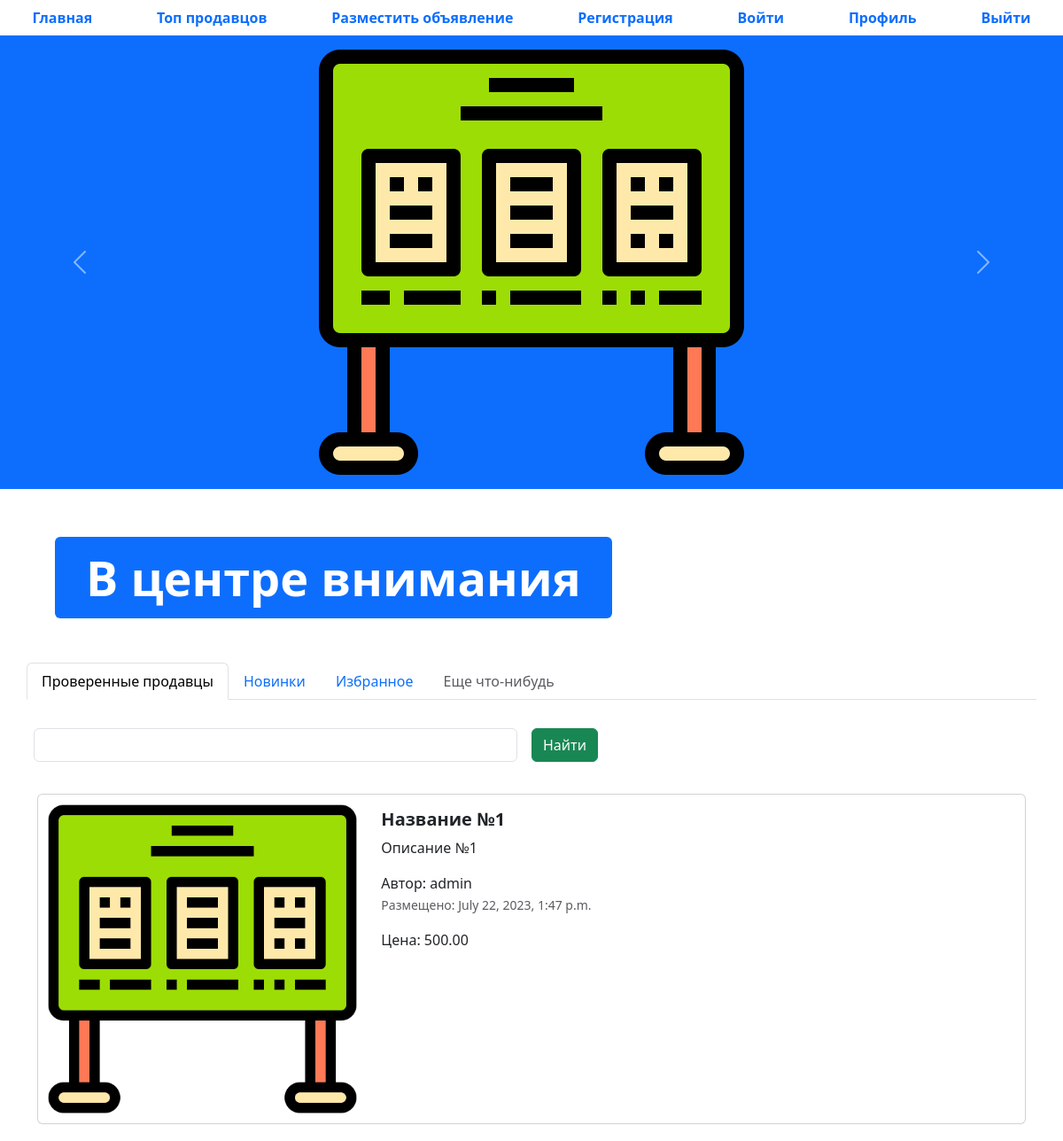
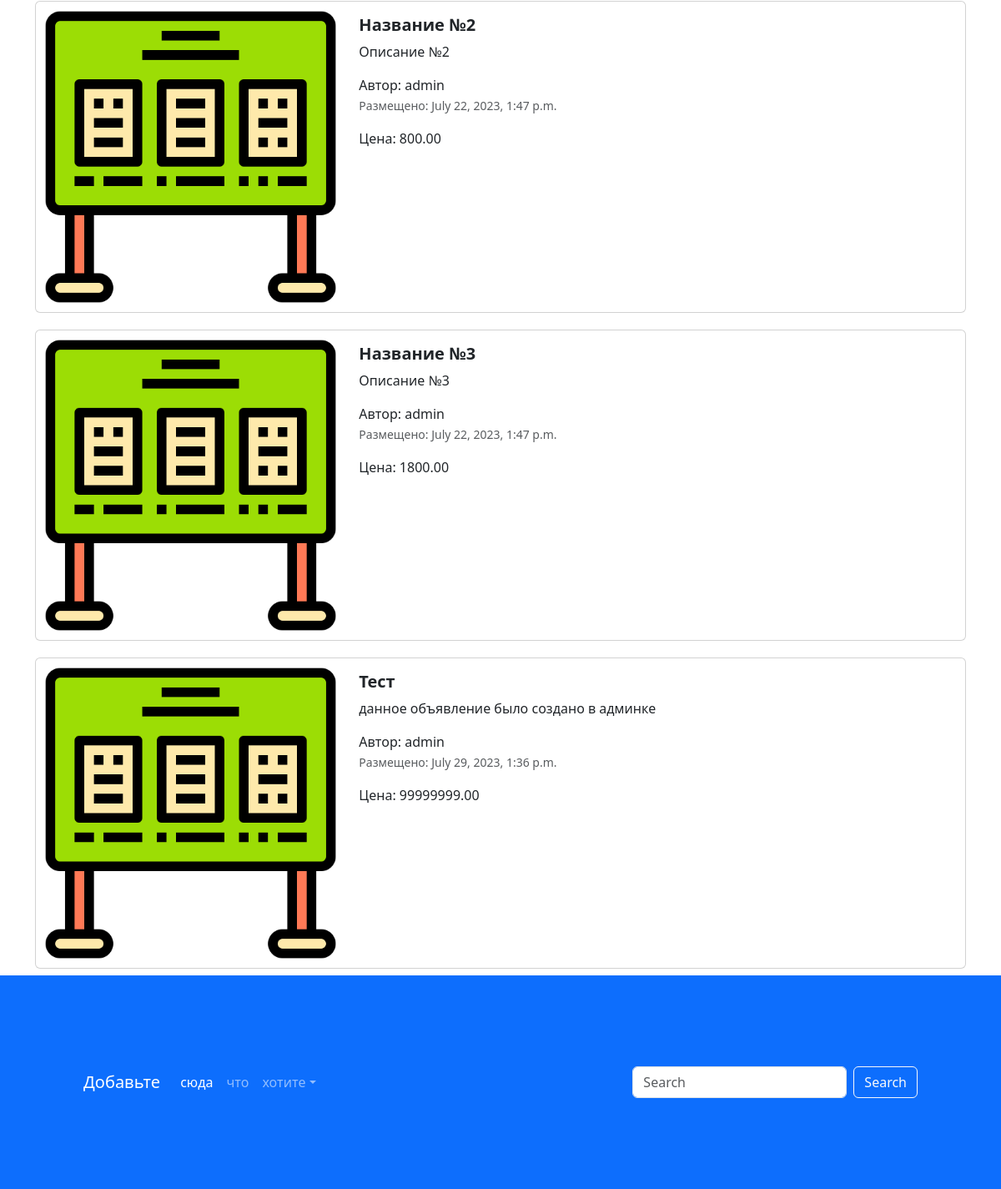
The page / on the database its author committed (2 pictures, top to bottom).
### app_advertisements/models.py (models this page shows, shortened)
class Advertisement(models.Model):
    title = models.CharField(verbose_name='заголовок', max_length=128)
    description = models.TextField('описание')
    price = models.DecimalField('цена', max_digits=10, decimal_places=2)
    auction = models.BooleanField('торг', help_text='отметьте, если торг уместен')
    created_at = models.DateTimeField(auto_now_add=True)
    updated_at = models.DateTimeField(auto_now=True)
    image = models.ImageField('ссылка на изображение', upload_to='advertisements/')
    user = models.ForeignKey(User, verbose_name='Пользователь', on_delete=models.CASCADE)
    class Meta:
        db_table = "advertisements"

### app_advertisements/views.py (the view)
# urls.py: path('', index, name='main-page'),
def index(request):
    advertisements = Advertisement.objects.all()
    context = {'advertisements': advertisements}
    return render(request, 'index.html', context)

### templates/index.html (shortened to what this page needs)
{% extends 'base.html' %}
{% load static %}
{% block content %}
<div id="carouselExampleControls" class="carousel slide bg-primary" data-bs-ride="carousel">
  <div class="carousel-inner">
    <div class="carousel-item active">
      <img src="{% static 'img/adv.png' %}" class="mx-auto d-block w-33" alt="...">
    </div>
  </div>
  <button class="carousel-control-prev" type="button" data-bs-target="#carouselExampleControls" data-bs-slide="prev">
    <span class="carousel-control-prev-icon" aria-hidden="true"></span>
  </button>
  <button class="carousel-control-next" type="button" data-bs-target="#carouselExampleControls" data-bs-slide="next">
    <span class="carousel-control-next-icon" aria-hidden="true"></span>
  </button>
</div>
<div class="container" style="margin: 50px;">
  <div class="display-2">
    <span class="badge bg-primary">В центре внимания</span>
  </div>
</div>
<div class="container">
  <div class="row">
    <ul class="nav nav-tabs bg-white">
      <li class="nav-item">
        <a class="nav-link active" aria-current="page" href="#">Проверенные продавцы</a>
      </li>
      <li class="nav-item">
        <a class="nav-link" href="#">Новинки</a>
      </li>
      <li class="nav-item">
        <a class="nav-link" href="#">Избранное</a>
      </li>
      <li class="nav-item">
        <a class="nav-link disabled" href="#" tabindex="-1" aria-disabled="true">Еще что-нибудь</a>
      </li>
    </ul>
    <form class="row g-3">
      <div class="col-auto w-50">
        <input type="text" class="form-control">
      </div>
      <div class="col-auto">
        <button type="submit" class="btn btn-success mb-3">Найти</button>
      </div>
    </form>
  </div>
  <div class="col">
    {% for adv in advertisements %}
    <div class="card mb-2" style="max-width: 1200px; margin-top: 20px;">
      <div class="row g-0">
        <div class="col-md-4">
          <a href="advertisement.html" class="nav-link">
            <img src="{% if adv.image %} {{adv.image.url}} {% else %} {% static 'img/adv.png' %} {% endif%}" class="img-fluid rounded-start" alt="Card title">
          </a>
        </div>
        <div class="col-md-8">
          <div class="card-body">
            <h5 class="card-title">
              <a href="advertisement.html" class="nav-link"><strong>{{adv.title}}</strong></a>
            </h5>
            <a href="advertisement.html" class="nav-link">
              <p class="card-text">{{adv.description}}
              </p>
              <span>Автор: {{adv.user}}</span>
              <p class="card-text"><small class="text-muted">Размещено: {{adv.created_at}}</small></p>
              <span>Цена: {{adv.price}}</span>
            </a>
          </div>
        </div>
      </div>
    </div>
    {% endfor %}
  </div>
</div>
<footer style="padding: 100px;" class="bg-primary">
  <nav class="navbar navbar-expand-sm navbar-dark">
    <a class="navbar-brand" href="#">Добавьте</a>
    <div class="collapse navbar-collapse" id="collapsibleNavId">
      <ul class="navbar-nav me-auto mt-2 mt-lg-0">
        <li class="nav-item">
          <a class="nav-link active" href="#" aria-current="page">сюда</a>
        </li>
        <li class="nav-item">
          <a class="nav-link" href="#">что</a>
        </li>
        <li class="nav-item dropdown">
          <a class="nav-link dropdown-toggle" href="#" id="dropdownId" data-bs-toggle="dropdown" aria-haspopup="true"
             aria-expanded="false">хотите</a>
        </li>
      </ul>
      <form class="d-flex my-2 my-lg-0">
        <input class="form-control me-sm-2" type="text" placeholder="Search">
        <button class="btn btn-outline-light my-2 my-sm-0" type="submit">Search</button>
      </form>
    </div>
  </nav>
</footer>
{% endblock %}

### templates/base.html (shortened to what this page needs)
{% load static %}
<!DOCTYPE html>
<html lang="en">
<head>
  <link href="{% static 'css/bootstrap.min.css' %}" rel="stylesheet">
  <link rel="stylesheet" href="{% static 'css/fontello.css' %}">
</head>
<body>
<ul class="nav nav-pills sticky-top bg-white nav-fill">
  <li class="nav-item">
    <a class="nav-link {% block main_active %}{% endblock %}" aria-current="page" href="{% url 'main-page' %}">
      <span style="font-weight: bold;">Главная</span>
    </a>
  </li>
  <li class="nav-item">
    <a class="nav-link {% block top_active %}{% endblock %}" href="{% url 'top-sellers' %}"><span style="font-weight: bold;">Топ продавцов</span>
    </a>
  </li>
  <li class="nav-item">
    <a class="nav-link {% block post_active %}{% endblock %}" href="{% url 'advertisement-post' %}">
      <span style="font-weight: bold;">Разместить объявление</span>
    </a>
  </li>
  <li class="nav-item">
    <a class="nav-link {% block reg_active %}{% endblock %}" href="{% url 'register' %}">
      <span style="font-weight: bold;">Регистрация</span>
    </a>
  </li>
  <li class="nav-item">
    <a class="nav-link {% block login_active %}{% endblock %}" href="{% url 'login' %}">
      <span style="font-weight: bold;">Войти</span>
    </a>
  </li>
  <li class="nav-item">
    <a class="nav-link {% block profile_active %}{% endblock %}" href="{% url 'profile' %}">
      <span style="font-weight: bold;">Профиль</span>
    </a>
  </li>
  <li class="nav-item">
    <a class="nav-link" href="#">
      <span style="font-weight: bold;">Выйти</span>
    </a>
  </li>
</ul>
{% block content %}
{% endblock %}
</body>
</html>

### rows shown on the page
Advertisement: title "Название №1", description "Описание №1", user "admin", created_at "July 22, 2023, 1:47 p.m.", price "500.00"
Advertisement: title "Название №2", description "Описание №2", user "admin", created_at "July 22, 2023, 1:47 p.m.", price "800.00"
Advertisement: title "Название №3", description "Описание №3", user "admin", created_at "July 22, 2023, 1:47 p.m.", price "1800.00"
Advertisement: title "Тест", description "данное объявление было создано в админке", user "admin", created_at "July 29, 2023, 1:36 p.m.", price "99999999.00"
